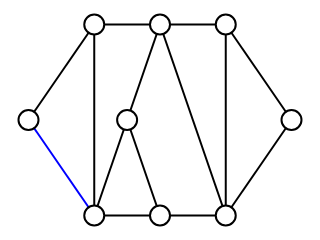

The notebook cell saved with this chart:
### Markdown cell above
### Exercício 5

Use cores para dar um exemplo de caminho no grafo `ug`.

### Code cell
sn.reset_edge_colors(ug)
ug.edges[0, 7]['color'] = (0, 0, 255)

sn.show_graph(ug)

### Figure 1 — Plotly figure (JSON) as saved in the notebook; plotly's stock layout.template omitted (floating-point values rounded to 4 significant figures)
{"data": [{"hoverinfo": "none", "line": {"color": "rgb(0, 0, 0)", "width": 2}, "mode": "lines", "type": "scatter", "uid": "65eb4402-a240-11e8-8e55-9801a7e3e1f9", "x": [0, 0.25, null, 0.25, 0.5, null, 0.25, 0.25, null, 0.5, 0.75, null, 0.5, 0.75, null, 0.5, 0.375, null, 0.75, 1, null, 0.75, 0.75, null, 1, 0.75, null, 0.75, 0.5, null, 0.5, 0.25, null, 0.5, 0.375, null, 0.25, 0.375, null], "y": [0.5, 1, null, 1, 1, null, 1, 0, null, 1, 1, null, 1, 0, null, 1, 0.5, null, 1, 0.5, null, 1, 0, null, 0.5, 0, null, 0, 0, null, 0, 0, null, 0, 0.5, null, 0, 0.5, null]}, {"hoverinfo": "none", "line": {"color": "rgb(0, 0, 255)", "width": 2}, "mode": "lines", "type": "scatter", "uid": "65eb4722-a240-11e8-8183-9801a7e3e1f9", "x": [0, 0.25, null], "y": [0.5, 0, null]}, {"hoverinfo": "none", "marker": {"color": "rgb(255, 255, 255)", "line": {"color": "rgb(0, 0, 0)", "width": 2}, "size": 20}, "mode": "markers+text", "text": [], "textfont": {"color": "rgb(0, 0, 0)"}, "textposition": "middle center", "type": "scatter", "uid": "65eb4808-a240-11e8-9e65-9801a7e3e1f9", "x": [0, 0.25, 0.5, 0.75, 1, 0.75, 0.5, 0.25, 0.375], "y": [0.5, 1, 1, 1, 0.5, 0, 0, 0, 0.5]}], "layout": {"height": 180, "margin": {"b": 0, "l": 0, "r": 0, "t": 0}, "showlegend": false, "width": 320, "xaxis": {"showgrid": false, "showticklabels": false, "zeroline": false}, "yaxis": {"showgrid": false, "showticklabels": false, "zeroline": false}}}
